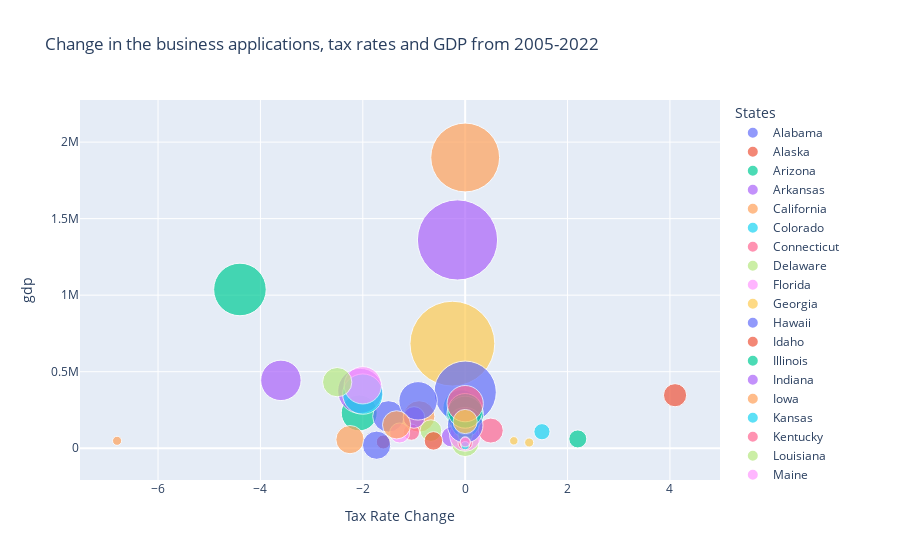

Notebook code for this chart:
### Code cell
fig = px.scatter(df_change, x="tax_rate", y="gdp", size="business_apps", color="Name", size_max=60,
                 title="Change in the business applications, tax rates and GDP from 2005-2022", 
                 labels={
                     "tax_rate": "Tax Rate Change",
                     "business_apps": "Incrimental Business Applications",
                     "Name": "States"})

fig.show()

### Figure 1 — Plotly figure (JSON) as saved in the notebook; plotly's stock layout.template omitted (floating-point values rounded to 4 significant figures)
{"data": [{"hovertemplate": "States=Alabama<br>Tax Rate Change=%{x}<br>gdp=%{y}<br>Incrimental Business Applications=%{marker.size}<extra></extra>", "legendgroup": "Alabama", "marker": {"color": "#636efa", "size": [39672], "sizemode": "area", "sizeref": 90.44, "symbol": "circle"}, "mode": "markers", "name": "Alabama", "orientation": "v", "showlegend": true, "type": "scatter", "x": [0], "xaxis": "x", "y": [119000.0], "yaxis": "y"}, {"hovertemplate": "States=Alaska<br>Tax Rate Change=%{x}<br>gdp=%{y}<br>Incrimental Business Applications=%{marker.size}<extra></extra>", "legendgroup": "Alaska", "marker": {"color": "#EF553B", "size": [3726], "sizemode": "area", "sizeref": 90.44, "symbol": "circle"}, "mode": "markers", "name": "Alaska", "orientation": "v", "showlegend": true, "type": "scatter", "x": [-0.1], "xaxis": "x", "y": [23260.0], "yaxis": "y"}, {"hovertemplate": "States=Arizona<br>Tax Rate Change=%{x}<br>gdp=%{y}<br>Incrimental Business Applications=%{marker.size}<extra></extra>", "legendgroup": "Arizona", "marker": {"color": "#00cc96", "size": [58533], "sizemode": "area", "sizeref": 90.44, "symbol": "circle"}, "mode": "markers", "name": "Arizona", "orientation": "v", "showlegend": true, "type": "scatter", "x": [-2.07], "xaxis": "x", "y": [231000.0], "yaxis": "y"}, {"hovertemplate": "States=Arkansas<br>Tax Rate Change=%{x}<br>gdp=%{y}<br>Incrimental Business Applications=%{marker.size}<extra></extra>", "legendgroup": "Arkansas", "marker": {"color": "#ab63fa", "size": [18429], "sizemode": "area", "sizeref": 90.44, "symbol": "circle"}, "mode": "markers", "name": "Arkansas", "orientation": "v", "showlegend": true, "type": "scatter", "x": [-0.27], "xaxis": "x", "y": [74330.0], "yaxis": "y"}, {"hovertemplate": "States=California<br>Tax Rate Change=%{x}<br>gdp=%{y}<br>Incrimental Business Applications=%{marker.size}<extra></extra>", "legendgroup": "California", "marker": {"color": "#FFA15A", "size": [214318], "sizemode": "area", "sizeref": 90.44, "symbol": "circle"}, "mode": "markers", "name": "California", "orientation": "v", "showlegend": true, "type": "scatter", "x": [0], "xaxis": "x", "y": [1900000.0], "yaxis": "y"}, {"hovertemplate": "States=Colorado<br>Tax Rate Change=%{x}<br>gdp=%{y}<br>Incrimental Business Applications=%{marker.size}<extra></extra>", "legendgroup": "Colorado", "marker": {"color": "#19d3f3", "size": [59773], "sizemode": "area", "sizeref": 90.44, "symbol": "circle"}, "mode": "markers", "name": "Colorado", "orientation": "v", "showlegend": true, "type": "scatter", "x": [-0.08], "xaxis": "x", "y": [263600.0], "yaxis": "y"}, {"hovertemplate": "States=Connecticut<br>Tax Rate Change=%{x}<br>gdp=%{y}<br>Incrimental Business Applications=%{marker.size}<extra></extra>", "legendgroup": "Connecticut", "marker": {"color": "#FF6692", "size": [16190], "sizemode": "area", "sizeref": 90.44, "symbol": "circle"}, "mode": "markers", "name": "Connecticut", "orientation": "v", "showlegend": true, "type": "scatter", "x": [0], "xaxis": "x", "y": [116600.0], "yaxis": "y"}, {"hovertemplate": "States=Delaware<br>Tax Rate Change=%{x}<br>gdp=%{y}<br>Incrimental Business Applications=%{marker.size}<extra></extra>", "legendgroup": "Delaware", "marker": {"color": "#B6E880", "size": [34138], "sizemode": "area", "sizeref": 90.44, "symbol": "circle"}, "mode": "markers", "name": "Delaware", "orientation": "v", "showlegend": true, "type": "scatter", "x": [0], "xaxis": "x", "y": [35370.0], "yaxis": "y"}, {"hovertemplate": "States=Florida<br>Tax Rate Change=%{x}<br>gdp=%{y}<br>Incrimental Business Applications=%{marker.size}<extra></extra>", "legendgroup": "Florida", "marker": {"color": "#FF97FF", "size": [6993], "sizemode": "area", "sizeref": 90.44, "symbol": "circle"}, "mode": "markers", "name": "Florida", "orientation": "v", "showlegend": true, "type": "scatter", "x": [0], "xaxis": "x", "y": [77450.0], "yaxis": "y"}, {"hovertemplate": "States=Georgia<br>Tax Rate Change=%{x}<br>gdp=%{y}<br>Incrimental Business Applications=%{marker.size}<extra></extra>", "legendgroup": "Georgia", "marker": {"color": "#FECB52", "size": [325577], "sizemode": "area", "sizeref": 90.44, "symbol": "circle"}, "mode": "markers", "name": "Georgia", "orientation": "v", "showlegend": true, "type": "scatter", "x": [-0.25], "xaxis": "x", "y": [683200.0], "yaxis": "y"}, {"hovertemplate": "States=Hawaii<br>Tax Rate Change=%{x}<br>gdp=%{y}<br>Incrimental Business Applications=%{marker.size}<extra></extra>", "legendgroup": "Hawaii", "marker": {"color": "#636efa", "size": [175422], "sizemode": "area", "sizeref": 90.44, "symbol": "circle"}, "mode": "markers", "name": "Hawaii", "orientation": "v", "showlegend": true, "type": "scatter", "x": [0], "xaxis": "x", "y": [366200.0], "yaxis": "y"}, {"hovertemplate": "States=Idaho<br>Tax Rate Change=%{x}<br>gdp=%{y}<br>Incrimental Business Applications=%{marker.size}<extra></extra>", "legendgroup": "Idaho", "marker": {"color": "#EF553B", "size": [8860], "sizemode": "area", "sizeref": 90.44, "symbol": "circle"}, "mode": "markers", "name": "Idaho", "orientation": "v", "showlegend": true, "type": "scatter", "x": [-1.6], "xaxis": "x", "y": [40850.0], "yaxis": "y"}, {"hovertemplate": "States=Illinois<br>Tax Rate Change=%{x}<br>gdp=%{y}<br>Incrimental Business Applications=%{marker.size}<extra></extra>", "legendgroup": "Illinois", "marker": {"color": "#00cc96", "size": [14670], "sizemode": "area", "sizeref": 90.44, "symbol": "circle"}, "mode": "markers", "name": "Illinois", "orientation": "v", "showlegend": true, "type": "scatter", "x": [2.2], "xaxis": "x", "y": [60900.0], "yaxis": "y"}, {"hovertemplate": "States=Indiana<br>Tax Rate Change=%{x}<br>gdp=%{y}<br>Incrimental Business Applications=%{marker.size}<extra></extra>", "legendgroup": "Indiana", "marker": {"color": "#ab63fa", "size": [73967], "sizemode": "area", "sizeref": 90.44, "symbol": "circle"}, "mode": "markers", "name": "Indiana", "orientation": "v", "showlegend": true, "type": "scatter", "x": [-3.6], "xaxis": "x", "y": [443500.0], "yaxis": "y"}, {"hovertemplate": "States=Iowa<br>Tax Rate Change=%{x}<br>gdp=%{y}<br>Incrimental Business Applications=%{marker.size}<extra></extra>", "legendgroup": "Iowa", "marker": {"color": "#FFA15A", "size": [45028], "sizemode": "area", "sizeref": 90.44, "symbol": "circle"}, "mode": "markers", "name": "Iowa", "orientation": "v", "showlegend": true, "type": "scatter", "x": [-0.9], "xaxis": "x", "y": [207600.0], "yaxis": "y"}, {"hovertemplate": "States=Kansas<br>Tax Rate Change=%{x}<br>gdp=%{y}<br>Incrimental Business Applications=%{marker.size}<extra></extra>", "legendgroup": "Kansas", "marker": {"color": "#19d3f3", "size": [11872], "sizemode": "area", "sizeref": 90.44, "symbol": "circle"}, "mode": "markers", "name": "Kansas", "orientation": "v", "showlegend": true, "type": "scatter", "x": [1.5], "xaxis": "x", "y": [107900.0], "yaxis": "y"}, {"hovertemplate": "States=Kentucky<br>Tax Rate Change=%{x}<br>gdp=%{y}<br>Incrimental Business Applications=%{marker.size}<extra></extra>", "legendgroup": "Kentucky", "marker": {"color": "#FF6692", "size": [11934], "sizemode": "area", "sizeref": 90.44, "symbol": "circle"}, "mode": "markers", "name": "Kentucky", "orientation": "v", "showlegend": true, "type": "scatter", "x": [-1.05], "xaxis": "x", "y": [105100.0], "yaxis": "y"}, {"hovertemplate": "States=Louisiana<br>Tax Rate Change=%{x}<br>gdp=%{y}<br>Incrimental Business Applications=%{marker.size}<extra></extra>", "legendgroup": "Louisiana", "marker": {"color": "#B6E880", "size": [21123], "sizemode": "area", "sizeref": 90.44, "symbol": "circle"}, "mode": "markers", "name": "Louisiana", "orientation": "v", "showlegend": true, "type": "scatter", "x": [-0.67], "xaxis": "x", "y": [115293], "yaxis": "y"}, {"hovertemplate": "States=Maine<br>Tax Rate Change=%{x}<br>gdp=%{y}<br>Incrimental Business Applications=%{marker.size}<extra></extra>", "legendgroup": "Maine", "marker": {"color": "#FF97FF", "size": [44379], "sizemode": "area", "sizeref": 90.44, "symbol": "circle"}, "mode": "markers", "name": "Maine", "orientation": "v", "showlegend": true, "type": "scatter", "x": [0], "xaxis": "x", "y": [81830.0], "yaxis": "y"}, {"hovertemplate": "States=Maryland<br>Tax Rate Change=%{x}<br>gdp=%{y}<br>Incrimental Business Applications=%{marker.size}<extra></extra>", "legendgroup": "Maryland", "marker": {"color": "#FECB52", "size": [3767], "sizemode": "area", "sizeref": 90.44, "symbol": "circle"}, "mode": "markers", "name": "Maryland", "orientation": "v", "showlegend": true, "type": "scatter", "x": [1.25], "xaxis": "x", "y": [37419], "yaxis": "y"}, {"hovertemplate": "States=Massachusetts<br>Tax Rate Change=%{x}<br>gdp=%{y}<br>Incrimental Business Applications=%{marker.size}<extra></extra>", "legendgroup": "Massachusetts", "marker": {"color": "#636efa", "size": [44771], "sizemode": "area", "sizeref": 90.44, "symbol": "circle"}, "mode": "markers", "name": "Massachusetts", "orientation": "v", "showlegend": true, "type": "scatter", "x": [-1.5], "xaxis": "x", "y": [208100.0], "yaxis": "y"}, {"hovertemplate": "States=Michigan<br>Tax Rate Change=%{x}<br>gdp=%{y}<br>Incrimental Business Applications=%{marker.size}<extra></extra>", "legendgroup": "Michigan", "marker": {"color": "#EF553B", "size": [24264], "sizemode": "area", "sizeref": 90.44, "symbol": "circle"}, "mode": "markers", "name": "Michigan", "orientation": "v", "showlegend": true, "type": "scatter", "x": [4.1], "xaxis": "x", "y": [346400.0], "yaxis": "y"}, {"hovertemplate": "States=Minnesota<br>Tax Rate Change=%{x}<br>gdp=%{y}<br>Incrimental Business Applications=%{marker.size}<extra></extra>", "legendgroup": "Minnesota", "marker": {"color": "#00cc96", "size": [60776], "sizemode": "area", "sizeref": 90.44, "symbol": "circle"}, "mode": "markers", "name": "Minnesota", "orientation": "v", "showlegend": true, "type": "scatter", "x": [0], "xaxis": "x", "y": [220400.0], "yaxis": "y"}, {"hovertemplate": "States=Mississippi<br>Tax Rate Change=%{x}<br>gdp=%{y}<br>Incrimental Business Applications=%{marker.size}<extra></extra>", "legendgroup": "Mississippi", "marker": {"color": "#ab63fa", "size": [21193], "sizemode": "area", "sizeref": 90.44, "symbol": "circle"}, "mode": "markers", "name": "Mississippi", "orientation": "v", "showlegend": true, "type": "scatter", "x": [-1], "xaxis": "x", "y": [201119], "yaxis": "y"}, {"hovertemplate": "States=Missouri<br>Tax Rate Change=%{x}<br>gdp=%{y}<br>Incrimental Business Applications=%{marker.size}<extra></extra>", "legendgroup": "Missouri", "marker": {"color": "#FFA15A", "size": [36155], "sizemode": "area", "sizeref": 90.44, "symbol": "circle"}, "mode": "markers", "name": "Missouri", "orientation": "v", "showlegend": true, "type": "scatter", "x": [-2.25], "xaxis": "x", "y": [56290.0], "yaxis": "y"}, {"hovertemplate": "States=Montana<br>Tax Rate Change=%{x}<br>gdp=%{y}<br>Incrimental Business Applications=%{marker.size}<extra></extra>", "legendgroup": "Montana", "marker": {"color": "#19d3f3", "size": [36039], "sizemode": "area", "sizeref": 90.44, "symbol": "circle"}, "mode": "markers", "name": "Montana", "orientation": "v", "showlegend": true, "type": "scatter", "x": [0], "xaxis": "x", "y": [162000.0], "yaxis": "y"}, {"hovertemplate": "States=Nebraska<br>Tax Rate Change=%{x}<br>gdp=%{y}<br>Incrimental Business Applications=%{marker.size}<extra></extra>", "legendgroup": "Nebraska", "marker": {"color": "#FF6692", "size": [9337], "sizemode": "area", "sizeref": 90.44, "symbol": "circle"}, "mode": "markers", "name": "Nebraska", "orientation": "v", "showlegend": true, "type": "scatter", "x": [0], "xaxis": "x", "y": [34140.0], "yaxis": "y"}, {"hovertemplate": "States=Nevada<br>Tax Rate Change=%{x}<br>gdp=%{y}<br>Incrimental Business Applications=%{marker.size}<extra></extra>", "legendgroup": "Nevada", "marker": {"color": "#B6E880", "size": [9651], "sizemode": "area", "sizeref": 90.44, "symbol": "circle"}, "mode": "markers", "name": "Nevada", "orientation": "v", "showlegend": true, "type": "scatter", "x": [0], "xaxis": "x", "y": [87140.0], "yaxis": "y"}, {"hovertemplate": "States=New Hampshire<br>Tax Rate Change=%{x}<br>gdp=%{y}<br>Incrimental Business Applications=%{marker.size}<extra></extra>", "legendgroup": "New Hampshire", "marker": {"color": "#FF97FF", "size": [18164], "sizemode": "area", "sizeref": 90.44, "symbol": "circle"}, "mode": "markers", "name": "New Hampshire", "orientation": "v", "showlegend": true, "type": "scatter", "x": [-1.28], "xaxis": "x", "y": [99750.0], "yaxis": "y"}, {"hovertemplate": "States=New Jersey<br>Tax Rate Change=%{x}<br>gdp=%{y}<br>Incrimental Business Applications=%{marker.size}<extra></extra>", "legendgroup": "New Jersey", "marker": {"color": "#FECB52", "size": [3233], "sizemode": "area", "sizeref": 90.44, "symbol": "circle"}, "mode": "markers", "name": "New Jersey", "orientation": "v", "showlegend": true, "type": "scatter", "x": [0.95], "xaxis": "x", "y": [48460.0], "yaxis": "y"}, {"hovertemplate": "States=New Mexico<br>Tax Rate Change=%{x}<br>gdp=%{y}<br>Incrimental Business Applications=%{marker.size}<extra></extra>", "legendgroup": "New Mexico", "marker": {"color": "#636efa", "size": [66797], "sizemode": "area", "sizeref": 90.44, "symbol": "circle"}, "mode": "markers", "name": "New Mexico", "orientation": "v", "showlegend": true, "type": "scatter", "x": [-0.92], "xaxis": "x", "y": [309700.0], "yaxis": "y"}, {"hovertemplate": "States=New York<br>Tax Rate Change=%{x}<br>gdp=%{y}<br>Incrimental Business Applications=%{marker.size}<extra></extra>", "legendgroup": "New York", "marker": {"color": "#EF553B", "size": [15471], "sizemode": "area", "sizeref": 90.44, "symbol": "circle"}, "mode": "markers", "name": "New York", "orientation": "v", "showlegend": true, "type": "scatter", "x": [-0.62], "xaxis": "x", "y": [48200.0], "yaxis": "y"}, {"hovertemplate": "States=North Carolina <br>Tax Rate Change=%{x}<br>gdp=%{y}<br>Incrimental Business Applications=%{marker.size}<extra></extra>", "legendgroup": "North Carolina ", "marker": {"color": "#00cc96", "size": [125040], "sizemode": "area", "sizeref": 90.44, "symbol": "circle"}, "mode": "markers", "name": "North Carolina ", "orientation": "v", "showlegend": true, "type": "scatter", "x": [-4.4], "xaxis": "x", "y": [1037000.0], "yaxis": "y"}, {"hovertemplate": "States=North Dakota<br>Tax Rate Change=%{x}<br>gdp=%{y}<br>Incrimental Business Applications=%{marker.size}<extra></extra>", "legendgroup": "North Dakota", "marker": {"color": "#ab63fa", "size": [92031], "sizemode": "area", "sizeref": 90.44, "symbol": "circle"}, "mode": "markers", "name": "North Dakota", "orientation": "v", "showlegend": true, "type": "scatter", "x": [-2.05], "xaxis": "x", "y": [374600.0], "yaxis": "y"}, {"hovertemplate": "States=Ohio <br>Tax Rate Change=%{x}<br>gdp=%{y}<br>Incrimental Business Applications=%{marker.size}<extra></extra>", "legendgroup": "Ohio ", "marker": {"color": "#FFA15A", "size": [3749], "sizemode": "area", "sizeref": 90.44, "symbol": "circle"}, "mode": "markers", "name": "Ohio ", "orientation": "v", "showlegend": true, "type": "scatter", "x": [-6.8], "xaxis": "x", "y": [48570.0], "yaxis": "y"}, {"hovertemplate": "States=Oklahoma<br>Tax Rate Change=%{x}<br>gdp=%{y}<br>Incrimental Business Applications=%{marker.size}<extra></extra>", "legendgroup": "Oklahoma", "marker": {"color": "#19d3f3", "size": [73594], "sizemode": "area", "sizeref": 90.44, "symbol": "circle"}, "mode": "markers", "name": "Oklahoma", "orientation": "v", "showlegend": true, "type": "scatter", "x": [-2], "xaxis": "x", "y": [353800.0], "yaxis": "y"}, {"hovertemplate": "States=Oregon<br>Tax Rate Change=%{x}<br>gdp=%{y}<br>Incrimental Business Applications=%{marker.size}<extra></extra>", "legendgroup": "Oregon", "marker": {"color": "#FF6692", "size": [28228], "sizemode": "area", "sizeref": 90.44, "symbol": "circle"}, "mode": "markers", "name": "Oregon", "orientation": "v", "showlegend": true, "type": "scatter", "x": [0.5], "xaxis": "x", "y": [115500.0], "yaxis": "y"}, {"hovertemplate": "States=Pennsylvania<br>Tax Rate Change=%{x}<br>gdp=%{y}<br>Incrimental Business Applications=%{marker.size}<extra></extra>", "legendgroup": "Pennsylvania", "marker": {"color": "#B6E880", "size": [19807], "sizemode": "area", "sizeref": 90.44, "symbol": "circle"}, "mode": "markers", "name": "Pennsylvania", "orientation": "v", "showlegend": true, "type": "scatter", "x": [0], "xaxis": "x", "y": [155600.0], "yaxis": "y"}, {"hovertemplate": "States=Rhode Island<br>Tax Rate Change=%{x}<br>gdp=%{y}<br>Incrimental Business Applications=%{marker.size}<extra></extra>", "legendgroup": "Rhode Island", "marker": {"color": "#FF97FF", "size": [62977], "sizemode": "area", "sizeref": 90.44, "symbol": "circle"}, "mode": "markers", "name": "Rhode Island", "orientation": "v", "showlegend": true, "type": "scatter", "x": [-2], "xaxis": "x", "y": [411400.0], "yaxis": "y"}, {"hovertemplate": "States=South Carolina<br>Tax Rate Change=%{x}<br>gdp=%{y}<br>Incrimental Business Applications=%{marker.size}<extra></extra>", "legendgroup": "South Carolina", "marker": {"color": "#FECB52", "size": [3643], "sizemode": "area", "sizeref": 90.44, "symbol": "circle"}, "mode": "markers", "name": "South Carolina", "orientation": "v", "showlegend": true, "type": "scatter", "x": [0], "xaxis": "x", "y": [27030.0], "yaxis": "y"}, {"hovertemplate": "States=South Dakota<br>Tax Rate Change=%{x}<br>gdp=%{y}<br>Incrimental Business Applications=%{marker.size}<extra></extra>", "legendgroup": "South Dakota", "marker": {"color": "#636efa", "size": [57315], "sizemode": "area", "sizeref": 90.44, "symbol": "circle"}, "mode": "markers", "name": "South Dakota", "orientation": "v", "showlegend": true, "type": "scatter", "x": [0], "xaxis": "x", "y": [150500.0], "yaxis": "y"}, {"hovertemplate": "States=Tennessee<br>Tax Rate Change=%{x}<br>gdp=%{y}<br>Incrimental Business Applications=%{marker.size}<extra></extra>", "legendgroup": "Tennessee", "marker": {"color": "#EF553B", "size": [4859], "sizemode": "area", "sizeref": 90.44, "symbol": "circle"}, "mode": "markers", "name": "Tennessee", "orientation": "v", "showlegend": true, "type": "scatter", "x": [0], "xaxis": "x", "y": [36570.0], "yaxis": "y"}, {"hovertemplate": "States=Texas<br>Tax Rate Change=%{x}<br>gdp=%{y}<br>Incrimental Business Applications=%{marker.size}<extra></extra>", "legendgroup": "Texas", "marker": {"color": "#00cc96", "size": [54331], "sizemode": "area", "sizeref": 90.44, "symbol": "circle"}, "mode": "markers", "name": "Texas", "orientation": "v", "showlegend": true, "type": "scatter", "x": [0], "xaxis": "x", "y": [244100.0], "yaxis": "y"}, {"hovertemplate": "States=Utah<br>Tax Rate Change=%{x}<br>gdp=%{y}<br>Incrimental Business Applications=%{marker.size}<extra></extra>", "legendgroup": "Utah", "marker": {"color": "#ab63fa", "size": [290842], "sizemode": "area", "sizeref": 90.44, "symbol": "circle"}, "mode": "markers", "name": "Utah", "orientation": "v", "showlegend": true, "type": "scatter", "x": [-0.15], "xaxis": "x", "y": [1361000.0], "yaxis": "y"}, {"hovertemplate": "States=Vermont<br>Tax Rate Change=%{x}<br>gdp=%{y}<br>Incrimental Business Applications=%{marker.size}<extra></extra>", "legendgroup": "Vermont", "marker": {"color": "#FFA15A", "size": [36039], "sizemode": "area", "sizeref": 90.44, "symbol": "circle"}, "mode": "markers", "name": "Vermont", "orientation": "v", "showlegend": true, "type": "scatter", "x": [-1.34], "xaxis": "x", "y": [152800.0], "yaxis": "y"}, {"hovertemplate": "States=Virginia<br>Tax Rate Change=%{x}<br>gdp=%{y}<br>Incrimental Business Applications=%{marker.size}<extra></extra>", "legendgroup": "Virginia", "marker": {"color": "#19d3f3", "size": [2945], "sizemode": "area", "sizeref": 90.44, "symbol": "circle"}, "mode": "markers", "name": "Virginia", "orientation": "v", "showlegend": true, "type": "scatter", "x": [0], "xaxis": "x", "y": [17010.0], "yaxis": "y"}, {"hovertemplate": "States=Washington<br>Tax Rate Change=%{x}<br>gdp=%{y}<br>Incrimental Business Applications=%{marker.size}<extra></extra>", "legendgroup": "Washington", "marker": {"color": "#FF6692", "size": [59556], "sizemode": "area", "sizeref": 90.44, "symbol": "circle"}, "mode": "markers", "name": "Washington", "orientation": "v", "showlegend": true, "type": "scatter", "x": [0], "xaxis": "x", "y": [291300.0], "yaxis": "y"}, {"hovertemplate": "States=West Virginia<br>Tax Rate Change=%{x}<br>gdp=%{y}<br>Incrimental Business Applications=%{marker.size}<extra></extra>", "legendgroup": "West Virginia", "marker": {"color": "#B6E880", "size": [38888], "sizemode": "area", "sizeref": 90.44, "symbol": "circle"}, "mode": "markers", "name": "West Virginia", "orientation": "v", "showlegend": true, "type": "scatter", "x": [-2.5], "xaxis": "x", "y": [431800.0], "yaxis": "y"}, {"hovertemplate": "States=Wisconsin <br>Tax Rate Change=%{x}<br>gdp=%{y}<br>Incrimental Business Applications=%{marker.size}<extra></extra>", "legendgroup": "Wisconsin ", "marker": {"color": "#FF97FF", "size": [4685], "sizemode": "area", "sizeref": 90.44, "symbol": "circle"}, "mode": "markers", "name": "Wisconsin ", "orientation": "v", "showlegend": true, "type": "scatter", "x": [0], "xaxis": "x", "y": [42100.0], "yaxis": "y"}, {"hovertemplate": "States=Wyoming<br>Tax Rate Change=%{x}<br>gdp=%{y}<br>Incrimental Business Applications=%{marker.size}<extra></extra>", "legendgroup": "Wyoming", "marker": {"color": "#FECB52", "size": [26518], "sizemode": "area", "sizeref": 90.44, "symbol": "circle"}, "mode": "markers", "name": "Wyoming", "orientation": "v", "showlegend": true, "type": "scatter", "x": [0], "xaxis": "x", "y": [174500.0], "yaxis": "y"}, {"hovertemplate": "States=District of Columbia<br>Tax Rate Change=%{x}<br>gdp=%{y}<br>Incrimental Business Applications=%{marker.size}<extra></extra>", "legendgroup": "District of Columbia", "marker": {"color": "#636efa", "size": [36119], "sizemode": "area", "sizeref": 90.44, "symbol": "circle"}, "mode": "markers", "name": "District of Columbia", "orientation": "v", "showlegend": true, "type": "scatter", "x": [-1.73], "xaxis": "x", "y": [19860.0], "yaxis": "y"}], "layout": {"legend": {"itemsizing": "constant", "title": {"text": "States"}, "tracegroupgap": 0}, "title": {"text": "Change in the business applications, tax rates and GDP from 2005-2022"}, "xaxis": {"anchor": "y", "domain": [0, 1], "title": {"text": "Tax Rate Change"}}, "yaxis": {"anchor": "x", "domain": [0, 1], "title": {"text": "gdp"}}}}
